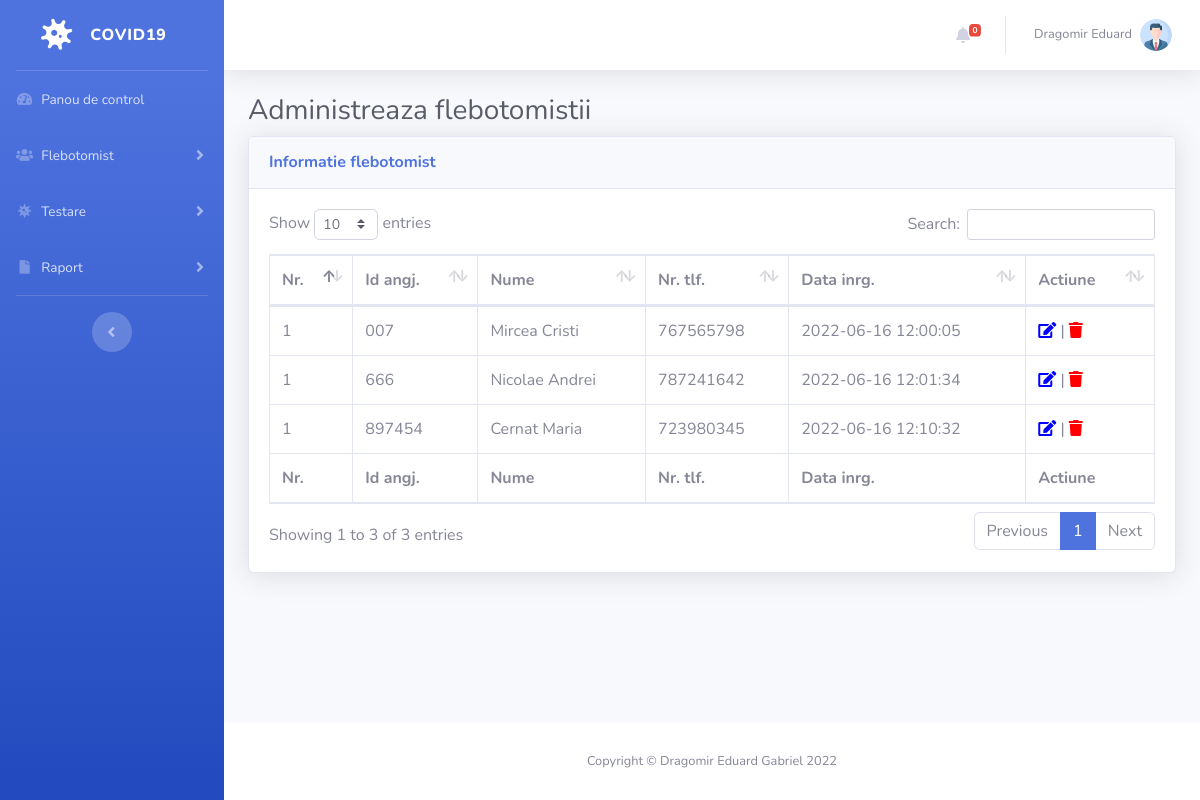
/manage-phlebotomist.php (signed in), run on the app's committed database.
### tables this page shows
CREATE TABLE `tblphlebotomist` (
  `id` int(11) NOT NULL,
  `EmpID` varchar(100) DEFAULT NULL,
  `FullName` varchar(120) DEFAULT NULL,
  `MobileNumber` bigint(12) DEFAULT NULL,
  `RegDate` timestamp NULL DEFAULT current_timestamp()
);

### manage-phlebotomist.php (the view, shortened to what this page needs)
<?php session_start();
include_once('includes/config.php');
if (strlen($_SESSION['aid']==0)) {
  header('location:logout.php');
  } else{
?>
<!DOCTYPE html>
<html lang="en">
<head>
<link href="removewatermarkeduard.css" rel="stylesheet" type="text/css">
    <link href="vendor/fontawesome-free/css/all.min.css" rel="stylesheet" type="text/css">
    <link href="css/sb-admin-2.min.css" rel="stylesheet">
    <link href="vendor/datatables/dataTables.bootstrap4.min.css" rel="stylesheet">
</head>
<body id="page-top">
    <div id="wrapper">
  <?php include_once('includes/sidebar.php');?>
        <div id="content-wrapper" class="d-flex flex-column">
            <div id="content">
<?php include_once('includes/topbar.php');?>
                <div class="container-fluid">
                    <h1 class="h3 mb-2 text-gray-800">Administreaza flebotomistii</h1>
                    <div class="card shadow mb-4">
                        <div class="card-header py-3">
                            <h6 class="m-0 font-weight-bold text-primary">Informatie flebotomist</h6>
                        </div>
                        <div class="card-body">
                            <div class="table-responsive">
                                <table class="table table-bordered" id="dataTable" width="100%" cellspacing="0">
                                    <thead>
                                        <tr>
                                            <th>Nr.</th>
                                            <th>Id angj.</th>
                                            <th>Nume</th>
                                            <th>Nr. tlf.</th>
                                            <th>Data inrg.</th>
                                            <th>Actiune</th>
                                        </tr>
                                    </thead>
                                    <tfoot>
                                        <tr>
                                        <th>Nr.</th>
                                            <th>Id angj.</th>
                                            <th>Nume</th>
                                            <th>Nr. tlf.</th>
                                            <th>Data inrg.</th>
                                            <th>Actiune</th>
                                        </tr>
                                    </tfoot>
                                    <tbody>
<?php $query=mysqli_query($con,"select * from tblphlebotomist");
$cnt=1;
while($row=mysqli_fetch_array($query)){
?>
                                        <tr>
                                            <td><?php echo $cnt;?></td>
                                            <td><?php echo $row['EmpID'];?></td>
                                            <td><?php echo $row['FullName'];?></td>
                                            <td><?php echo $row['MobileNumber'];?></td>
                                             <td><?php echo $row['RegDate'];?></td>
                                            <td>
                                <a href="edit-phlebotomist.php?pid=<?php echo $row['id'];?>"><i class="fas fa-edit" style="color:blue"></i></a> |
                                <a href="manage-phlebotomist.php?pid=<?php echo $row['id'];?>&&action=delete" onclick="return confirm('Esti sigur ca vrei sa stergi?');"><i class="fa fa-trash" aria-hidden="true" style="color:red" title="Sterge"></i></a></td>
                                        </tr>
                               <?php } ?>
                                    </tbody>
                                </table>
                            </div>
                        </div>
                    </div>
                </div>
            </div>
    <?php include_once('includes/footer.php');?>
        </div>
    </div>
</body>
</html>
<?php } ?>

### includes/topbar.php (shortened to what this page needs)
      <nav class="navbar navbar-expand navbar-light bg-white topbar mb-4 static-top shadow">
            <?php if($_SESSION['aid']):?>
                    <ul class="navbar-nav ml-auto">
<?php $query=mysqli_query($con,"select * from tbltestrecord where ReportStatus is null");
$count=mysqli_num_rows($query);
?>
                        <li class="nav-item dropdown no-arrow mx-1">
                            <a class="nav-link dropdown-toggle" href="#" id="alertsDropdown" role="button"
                                data-toggle="dropdown" aria-haspopup="true" aria-expanded="false">
                                <i class="fas fa-bell fa-fw"></i>
                                <span class="badge badge-danger badge-counter"><?php echo $count;?></span>
                            </a>
                        </li>
                        <li class="nav-item dropdown no-arrow">
                            <a class="nav-link dropdown-toggle" href="#" id="userDropdown" role="button"
                                data-toggle="dropdown" aria-haspopup="true" aria-expanded="false">
                <?php
$adid=$_SESSION['aid'];
$ret1=mysqli_query($con,"select AdminName from tbladmin where ID='$adid'");
while($row1=mysqli_fetch_array($ret1)){
?>
                                <span class="mr-2 d-none d-lg-inline text-gray-600 small"><?php  echo $row1['AdminName'];?></span>
                           <?php } ?>
                                <img class="img-profile rounded-circle"
                                    src="img/profile.png">
                            </a>
                        </li>
                    </ul>
                <?php endif;?>
                </nav>

### data on the page
tblphlebotomist: EmpID "007", FullName "Mircea Cristi", MobileNumber "767565798", RegDate "2022-06-16 12:00:05"
tblphlebotomist: EmpID "666", FullName "Nicolae Andrei", MobileNumber "787241642", RegDate "2022-06-16 12:01:34"
tblphlebotomist: EmpID "897454", FullName "Cernat Maria", MobileNumber "723980345", RegDate "2022-06-16 12:10:32"

### other printed values
$count "0"
$row1['AdminName'] "Dragomir Eduard"
